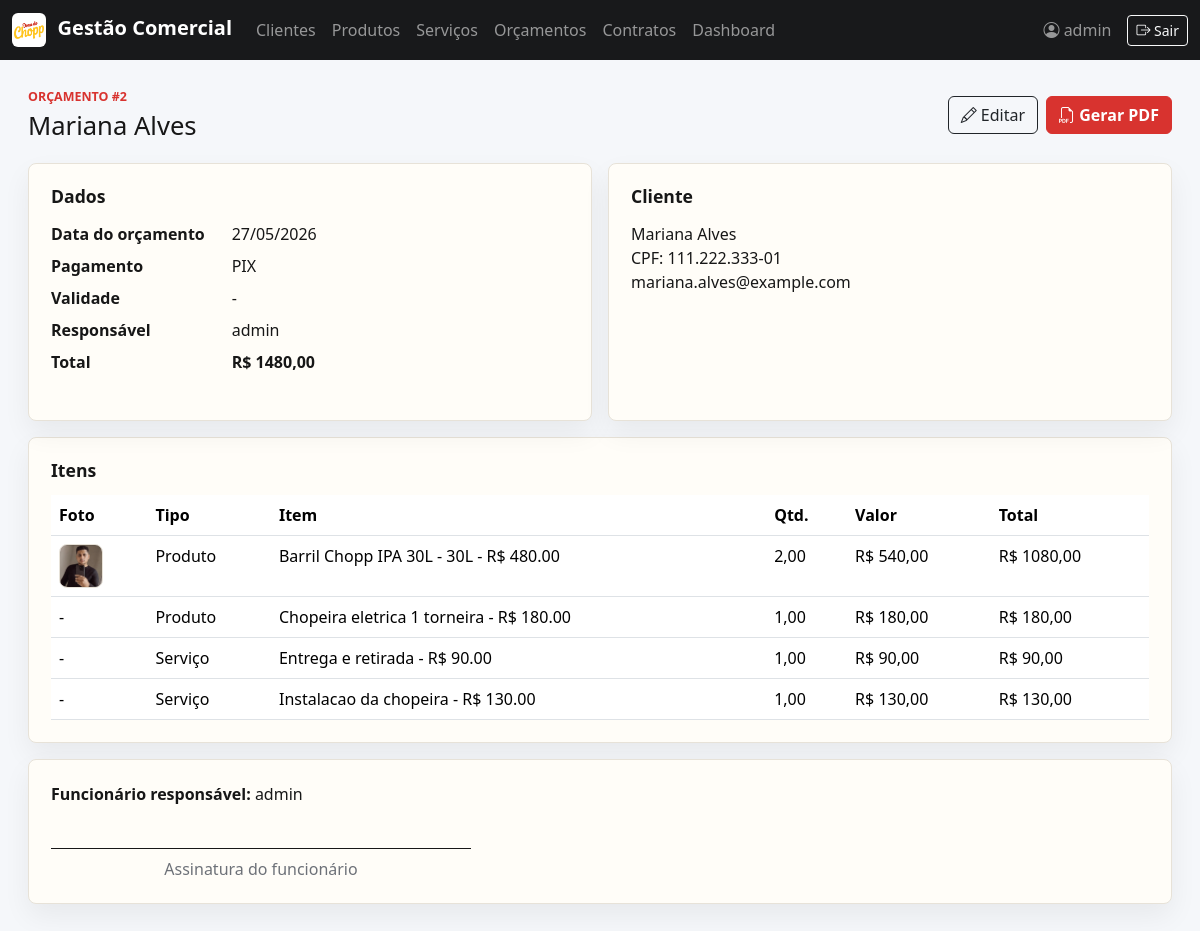
The page /orcamentos/2/ (signed in) on the database its author committed.
### comercial/models.py (models this page shows, shortened)
class TimeStampedModel(models.Model):
    criado_em = models.DateTimeField(auto_now_add=True)
    atualizado_em = models.DateTimeField(auto_now=True)
    class Meta:
        abstract = True

class Orcamento(TimeStampedModel):
    FORMAS_PAGAMENTO = [
        ("dinheiro", "Dinheiro"),
        ("cartao", "Cartão"),
        ("pix", "PIX"),
        ("boleto", "Boleto"),
    ]
    cliente = models.ForeignKey(Cliente, on_delete=models.PROTECT, related_name="orcamentos")
    usuario = models.ForeignKey(settings.AUTH_USER_MODEL, on_delete=models.PROTECT)
    validade = models.DateField(blank=True, null=True)
    forma_pagamento = models.CharField(max_length=20, choices=FORMAS_PAGAMENTO, default="pix")
    observacoes = models.TextField(blank=True)
    desconto = models.DecimalField(max_digits=10, decimal_places=2, default=Decimal("0.00"))
    logo = models.ImageField(upload_to="logos/", blank=True, null=True)
    arquivo_pdf = models.FileField(upload_to="orcamentos/", blank=True, null=True)
    class Meta:
        ordering = ["-criado_em"]
    @property
    def subtotal_produtos(self):
        return sum((item.total for item in self.itens_produto.all()), Decimal("0.00"))
    @property
    def subtotal_servicos(self):
        return sum((item.total for item in self.itens_servico.all()), Decimal("0.00"))
    @property
    def valor_total(self):
        return self.subtotal_produtos + self.subtotal_servicos - self.desconto
    @property
    def responsavel(self):
        return self.usuario.get_full_name() or self.usuario.get_username()

class Cliente(TimeStampedModel):
    TIPOS_DOCUMENTO = [
        ("cpf", "CPF"),
        ("cnpj", "CNPJ"),
    ]
    nome_completo = models.CharField(max_length=120)
    tipo_documento = models.CharField(
        max_length=4,
        choices=TIPOS_DOCUMENTO,
        default="cpf",
        verbose_name="Tipo de pessoa",
    )
    documento = models.CharField(max_length=18, unique=True, verbose_name="CPF ou CNPJ")
    email = models.EmailField(max_length=120, blank=True)
    endereco_residencial = models.CharField(max_length=255)
    celular = models.CharField(max_length=20)
    class Meta:
        ordering = ["nome_completo"]
    @property
    def documento_formatado(self):
        value = "".join(filter(str.isdigit, self.documento))
        if self.tipo_documento == "cpf" and len(value) == 11:
            return f"{value[:3]}.{value[3:6]}.{value[6:9]}-{value[9:]}"
        if self.tipo_documento == "cnpj" and len(value) == 14:
            return f"{value[:2]}.{value[2:5]}.{value[5:8]}/{value[8:12]}-{value[12:]}"
        return self.documento
    def __str__(self):
        return self.nome_completo

class OrcamentoProduto(models.Model):
    orcamento = models.ForeignKey(Orcamento, on_delete=models.CASCADE, related_name="itens_produto")
    produto = models.ForeignKey(Produto, on_delete=models.PROTECT)
    quantidade = models.DecimalField(max_digits=10, decimal_places=2, default=Decimal("1.00"))
    valor_unitario = models.DecimalField(max_digits=10, decimal_places=2)
    @property
    def total(self):
        return self.quantidade * self.valor_unitario

class OrcamentoServico(models.Model):
    orcamento = models.ForeignKey(Orcamento, on_delete=models.CASCADE, related_name="itens_servico")
    servico = models.ForeignKey(Servico, on_delete=models.PROTECT)
    quantidade = models.DecimalField(max_digits=10, decimal_places=2, default=Decimal("1.00"))
    valor_unitario = models.DecimalField(max_digits=10, decimal_places=2)
    @property
    def total(self):
        return self.quantidade * self.valor_unitario

class Produto(TimeStampedModel):
    nome = models.CharField(max_length=120)
    imagem = models.ImageField(upload_to="produtos/", blank=True, null=True)
    disponivel = models.BooleanField(default=True)
    valor = models.DecimalField(max_digits=10, decimal_places=2)
    estoque_quantidade = models.PositiveIntegerField(default=0)
    litros = models.PositiveIntegerField(
        blank=True,
        null=True,
        verbose_name="Litros (opcional)",
    )
    descricao = models.TextField(blank=True)
    class Meta:
        ordering = ["nome"]
    def __str__(self):
        detalhe = f" - {self.litros}L" if self.litros else ""
        return f"{self.nome}{detalhe} - R$ {self.valor}"

class Servico(TimeStampedModel):
    nome = models.CharField(max_length=120)
    imagem = models.ImageField(upload_to="servicos/", blank=True, null=True)
    valor = models.DecimalField(max_digits=10, decimal_places=2)
    descricao = models.TextField()
    ativo = models.BooleanField(default=True)
    class Meta:
        ordering = ["nome"]
    def __str__(self):
        return f"{self.nome} - R$ {self.valor}"

### comercial/views.py (the view)
# urls.py: path("orcamentos/<int:pk>/", views.orcamento_detail, name="orcamento_detail"),
@login_required
def orcamento_detail(request, pk):
    orcamento = get_object_or_404(Orcamento.objects.select_related("cliente", "usuario"), pk=pk)
    return render(request, "comercial/orcamentos/detail.html", {"orcamento": orcamento})

### templates/comercial/orcamentos/detail.html
{% extends "base.html" %}
{% block content %}
<section class="page-header">
    <div><p class="eyebrow">Orçamento #{{ orcamento.pk }}</p><h1>{{ orcamento.cliente }}</h1></div>
    <div class="d-flex gap-2">
        <a class="btn btn-outline-dark" href="{% url 'orcamento_update' orcamento.pk %}"><i class="bi bi-pencil"></i> Editar</a>
        <a class="btn btn-brand" href="{% url 'orcamento_pdf' orcamento.pk %}"><i class="bi bi-filetype-pdf"></i> Gerar PDF</a>
    </div>
</section>
<section class="detail-grid">
    <div class="surface">
        <h2 class="section-title">Dados</h2>
        <dl class="row">
            <dt class="col-sm-4">Data do orçamento</dt><dd class="col-sm-8">{{ orcamento.criado_em|date:"d/m/Y" }}</dd>
            <dt class="col-sm-4">Pagamento</dt><dd class="col-sm-8">{{ orcamento.get_forma_pagamento_display }}</dd>
            <dt class="col-sm-4">Validade</dt><dd class="col-sm-8">{{ orcamento.validade|date:"d/m/Y"|default:"-" }}</dd>
            <dt class="col-sm-4">Responsável</dt><dd class="col-sm-8">{{ orcamento.responsavel }}</dd>
            <dt class="col-sm-4">Total</dt><dd class="col-sm-8 fw-bold">R$ {{ orcamento.valor_total|floatformat:2 }}</dd>
        </dl>
    </div>
    <div class="surface">
        <h2 class="section-title">Cliente</h2>
        <p>
            {{ orcamento.cliente.nome_completo }}<br>
            {{ orcamento.cliente.get_tipo_documento_display }}: {{ orcamento.cliente.documento_formatado }}<br>
            {{ orcamento.cliente.email }}
        </p>
    </div>
</section>
<section class="surface mt-3">
    <h2 class="section-title">Itens</h2>
    <table class="table">
        <thead><tr><th>Foto</th><th>Tipo</th><th>Item</th><th>Qtd.</th><th>Valor</th><th>Total</th></tr></thead>
        <tbody>
        {% for item in orcamento.itens_produto.all %}
            <tr><td>{% if item.produto.imagem %}<img class="item-thumb item-thumb--compact" src="{{ item.produto.imagem.url }}" alt="{{ item.produto.nome }}">{% else %}-{% endif %}</td><td>Produto</td><td>{{ item.produto }}</td><td>{{ item.quantidade }}</td><td>R$ {{ item.valor_unitario }}</td><td>R$ {{ item.total|floatformat:2 }}</td></tr>
        {% endfor %}
        {% for item in orcamento.itens_servico.all %}
            <tr><td>{% if item.servico.imagem %}<img class="item-thumb item-thumb--compact" src="{{ item.servico.imagem.url }}" alt="{{ item.servico.nome }}">{% else %}-{% endif %}</td><td>Serviço</td><td>{{ item.servico }}</td><td>{{ item.quantidade }}</td><td>R$ {{ item.valor_unitario }}</td><td>R$ {{ item.total|floatformat:2 }}</td></tr>
        {% endfor %}
        </tbody>
    </table>
</section>
<section class="surface mt-3 signature-area">
    <p><strong>Funcionário responsável:</strong> {{ orcamento.responsavel }}</p>
    <div class="signature-line">Assinatura do funcionário</div>
</section>
{% endblock %}

### templates/base.html (shortened to what this page needs)
{% load static %}
<!doctype html>
<html lang="pt-br">
<head>
    <link href="https://cdn.jsdelivr.net/npm/bootstrap@5.3.3/dist/css/bootstrap.min.css" rel="stylesheet">
    <link href="https://cdn.jsdelivr.net/npm/bootstrap-icons@1.11.3/font/bootstrap-icons.css" rel="stylesheet">
    <link href="{% static 'css/app.css' %}?v=20260622-2" rel="stylesheet">
</head>
<body>
{% if user.is_authenticated %}
<nav class="navbar navbar-expand-lg navbar-dark bg-brand">
    <div class="container-fluid">
        <a class="navbar-brand fw-bold" href="{% url 'home' %}">
            <img src="{% static 'img/logo2.png' %}" alt="Logo" class="nav-logo">
            Gestão Comercial
        </a>
        <div class="collapse navbar-collapse" id="mainNav">
            <ul class="navbar-nav me-auto">
                <li class="nav-item"><a class="nav-link" href="{% url 'cliente_list' %}">Clientes</a></li>
                <li class="nav-item"><a class="nav-link" href="{% url 'produto_list' %}">Produtos</a></li>
                <li class="nav-item"><a class="nav-link" href="{% url 'servico_list' %}">Serviços</a></li>
                <li class="nav-item"><a class="nav-link" href="{% url 'orcamento_list' %}">Orçamentos</a></li>
                <li class="nav-item"><a class="nav-link" href="{% url 'contrato_list' %}">Contratos</a></li>
                <li class="nav-item"><a class="nav-link" href="{% url 'dashboard' %}">Dashboard</a></li>
            </ul>
            <span class="navbar-text me-3">
                <i class="bi bi-person-circle"></i>
                {{ user.get_full_name|default:user.username }}
            </span>
            <form method="post" action="{% url 'logout' %}">
                <button class="btn btn-sm btn-outline-light" type="submit">
                    <i class="bi bi-box-arrow-right"></i> Sair
                </button>
            </form>
        </div>
    </div>
</nav>
{% endif %}
<main class="container-fluid page-shell">
    {% block content %}{% endblock %}
</main>
</body>
</html>

### static/css/app.css (style rules this page uses)
:root { --brand-red: #d8332f; --brand-yellow: #ffc52f; --ink: #171717; --muted: #6d7178; --line: #e7e2d8; --paper: #fffdf8; --soft: #f5f7fa; }
body { background: var(--soft); color: var(--ink); }
.bg-brand { background: #18191b; }
.nav-logo { width: 34px; height: 34px; object-fit: contain; margin-right: .4rem; background: #fff; border-radius: 6px; padding: 2px; }
.page-shell { padding: 28px; }
.page-header { max-width: 1180px; margin: 0 auto 22px; display: flex; align-items: center; justify-content: space-between; gap: 16px; }
.page-header h1 { font-size: clamp(1.6rem, 2vw, 2.2rem); margin: 0; }
.eyebrow { margin: 0 0 4px; color: var(--brand-red); font-weight: 700; text-transform: uppercase; font-size: .78rem; }
.btn-brand { --bs-btn-bg: var(--brand-red); --bs-btn-border-color: var(--brand-red); --bs-btn-color: #fff; --bs-btn-hover-bg: #b82926; --bs-btn-hover-border-color: #b82926; font-weight: 700; }
.login-panel, .surface, .table-wrap, .metric, .module-card { background: var(--paper); border: 1px solid var(--line); border-radius: 8px; box-shadow: 0 12px 28px rgba(20, 20, 20, .06); }
.module-grid, .metric-grid, .detail-grid, .dashboard-columns { max-width: 1180px; margin: 0 auto; display: grid; gap: 16px; }
.surface { padding: 22px; }
.table { margin-bottom: 0; }
.form-grid p, .line-item p, .surface p { margin-bottom: 0; }
.section-title { font-size: 1.1rem; font-weight: 800; margin: 0 0 14px; }
.detail-grid { grid-template-columns: repeat(auto-fit, minmax(280px, 1fr)); }
.signature-area { max-width: 1180px; margin-left: auto; margin-right: auto; }
.signature-line { width: min(420px, 100%); margin-top: 42px; padding-top: 8px; border-top: 1px solid var(--ink); color: var(--muted); text-align: center; }
.item-thumb { width: 58px; height: 58px; display: inline-grid; place-items: center; object-fit: cover; border: 1px solid var(--line); border-radius: 8px; background: #fff; }
.item-thumb.item-thumb--compact { width: 44px !important; height: 44px !important; min-width: 44px; max-width: 44px !important; max-height: 44px !important; object-fit: cover; }

### rows shown on the page
Orcamento: pk "2", cliente "Mariana Alves", criado_em "27/05/2026", forma_pagamento "PIX", validade "-", responsavel "admin", valor_total "1480,00", cliente.nome_completo "Mariana Alves", cliente.tipo_documento "CPF", cliente.documento_formatado "111.222.333-01", cliente.email "mariana.alves@example.com"
OrcamentoProduto: produto.imagem (picture), produto "Barril Chopp IPA 30L - 30L - R$ 480.00", quantidade "2,00", valor_unitario "540,00", total "1080,00"
OrcamentoProduto: produto "Chopeira eletrica 1 torneira - R$ 180.00", quantidade "1,00", valor_unitario "180,00", total "180,00"
OrcamentoServico: servico "Entrega e retirada - R$ 90.00", quantidade "1,00", valor_unitario "90,00", total "90,00"
OrcamentoServico: servico "Instalacao da chopeira - R$ 130.00", quantidade "1,00", valor_unitario "130,00", total "130,00"

### other values the page prints
{{ user.get_full_name|default:user.username }} "admin"
